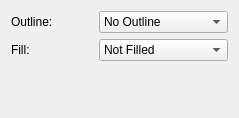
<?xml version="1.0" encoding="UTF-8"?>
<ui version="4.0">
 <class>WdgGeometryOptions</class>
 <widget class="QWidget" name="WdgGeometryOptions">
  <property name="geometry">
   <rect>
    <x>0</x>
    <y>0</y>
    <width>239</width>
    <height>118</height>
   </rect>
  </property>
  <property name="windowTitle">
   <string>Geometry Options</string>
  </property>
  <layout class="QGridLayout">
   <item row="0" column="0" colspan="2">
    <layout class="QGridLayout">
     <item row="0" column="0">
      <widget class="QLabel" name="textLabelOutline">
       <property name="text">
        <string>Outline:</string>
       </property>
      </widget>
     </item>
     <item row="0" column="1">
      <widget class="QComboBox" name="cmbOutline">
       <item>
        <property name="text">
         <string>No Outline</string>
        </property>
       </item>
       <item>
        <property name="text">
         <string>Brush</string>
        </property>
       </item>
      </widget>
     </item>
     <item row="1" column="0">
      <widget class="QLabel" name="textLabelFill">
       <property name="text">
        <string>Fill:</string>
       </property>
      </widget>
     </item>
     <item row="1" column="1">
      <widget class="QComboBox" name="cmbFill">
       <item>
        <property name="text">
         <string>Not Filled</string>
        </property>
       </item>
       <item>
        <property name="text">
         <string>Foreground Color</string>
        </property>
       </item>
       <item>
        <property name="text">
         <string>Background Color</string>
        </property>
       </item>
       <item>
        <property name="text">
         <string>Pattern</string>
        </property>
       </item>
      </widget>
     </item>
    </layout>
   </item>
   <item row="1" column="0">
    <spacer>
     <property name="orientation">
      <enum>Qt::Vertical</enum>
     </property>
     <property name="sizeType">
      <enum>QSizePolicy::Expanding</enum>
     </property>
     <property name="sizeHint" stdset="0">
      <size>
       <width>69</width>
       <height>31</height>
      </size>
     </property>
    </spacer>
   </item>
   <item row="1" column="1">
    <spacer>
     <property name="orientation">
      <enum>Qt::Horizontal</enum>
     </property>
     <property name="sizeType">
      <enum>QSizePolicy::Expanding</enum>
     </property>
     <property name="sizeHint" stdset="0">
      <size>
       <width>111</width>
       <height>41</height>
      </size>
     </property>
    </spacer>
   </item>
  </layout>
 </widget>
 <resources/>
 <connections/>
</ui>
